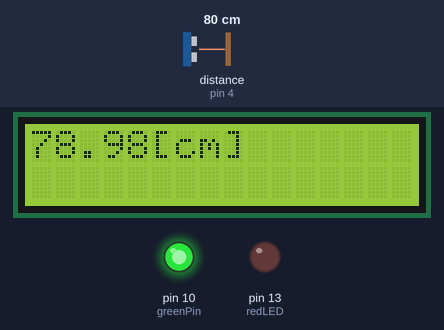
A sketch run on a simulated Arduino Uno, built with avr-gcc and run on an emulated ATmega328P. On the bench: 16×2 character LCD, output pins drawn as LEDs (lit = HIGH). Wiring (inferred from the names in the program): ultrasonic range finder: trigger pin 5; echo pin 4. Inputs (shaded band) come from the test bench; at power-on: distance to the obstacle (sensor on pin 4) 80 cm. The echo pulse lasts 58.3 µs per cm; pins used as bus, display or sensor lines are not drawn; what the sketch prints to the serial monitor is not drawn.

Above: at 1.2 s.
1.3 s: distance to the obstacle (sensor on pin 4) set to 17 cm
At 2.7 s:
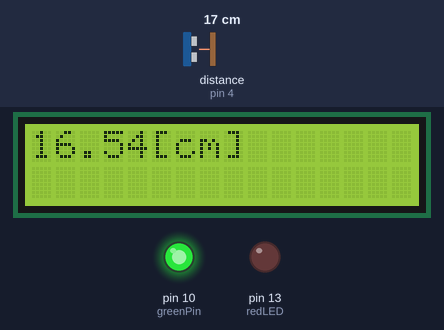
4.0 s: distance to the obstacle (sensor on pin 4) set to 13 cm
At 4.7 s:
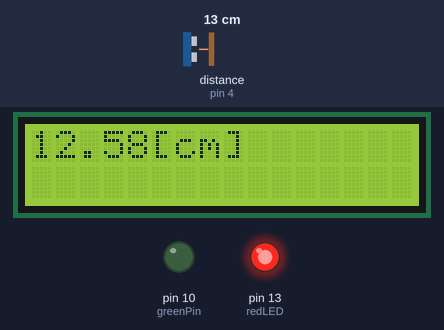
6.7 s: distance to the obstacle (sensor on pin 4) set to 120 cm
At 9.1 s:
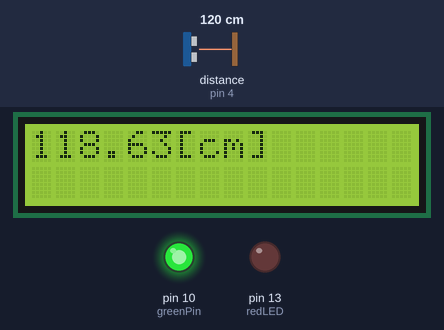
Timing chart, 0 to 10.6 s (numbered marks = the images above; inputs shaded):
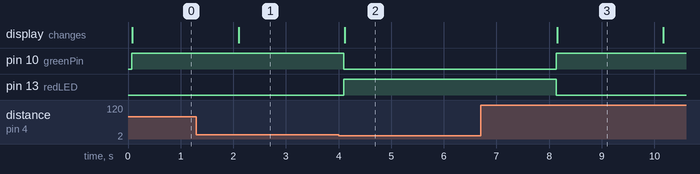

The sketch:

10_Ultrasonic_Distance.ino
```cpp
/*  ArduinoStory CodingArrayKit_Level_1
 *
 *  CAK Starter Code 10_Ultrasonic_Distance
 *
 *  This sketch uses ultrasonic sensors to measure the distance.
 *  The trigger pin is connected to Arduino's number 5. The trigger pin produces ultrasonic waves
 *   Echo pins are connected to Arduino's number 4. The echo pin detects reflected ultrasound
 *   The measured distance should be shown in both the serial and LCD windows.
 *   If the measured distance exceeds the set value, the green LED,
 *  If the measured distance exceeds the set value, turn on the red LED.
 */

#include <Wire.h>
#include <LiquidCrystal_I2C.h>

LiquidCrystal_I2C lcd(0x27,16,2);  // Set the LCD I2C address. Use 16 Space 2-line LCD

int redLED = 13;                 // Red LED No. 13
int greenPin=10;                 // Green LED No. 13

int threshold = 15;              // Set Distance Threshold Value

void setup() {


 pinMode(5,OUTPUT);     // Trigger pin connection No. 5
 pinMode(4,INPUT);      // Echopin to Pin 4


  //LED Output Settings
  pinMode(redLED,OUTPUT);      // Set pin 13 to output
  pinMode(greenPin, OUTPUT);   // Set pin 10 to output

  // Serial Communication Settings
  Serial.begin(9600);            // Starts serial communication at 9600 speeds

  // LCD Settings
  lcd.init();
  lcd.backlight();                // Turn on the backlight. (lcd.noBacklight() turns off the backlight.)
  lcd.clear();
}


void loop() {

//  Distance measurement with ultrasonic sensor

  float Duration, Distance;
  digitalWrite(5, HIGH);                                     // Fire an ultrasound.
  delayMicroseconds(10);                                     // for 10 microseconds
  digitalWrite(5, LOW);                                      // Turn off the ultrasound.
  Duration =pulseIn(4, HIGH);                                // Save the time the ehofin is held in HIGH
  Distance =((float)(340 *Duration) /10000) /2;              // convert the distance to cm


// Measured Distance Output

  Serial.print(Distance);                 // Print distance in serial window without changing lines
  Serial.println("cm");                   // unit output


  if (Distance < threshold){             // If the measurement distance is less than the threshold value, turn on the red LED.

     digitalWrite(redLED,HIGH);
     digitalWrite(greenPin,LOW);

     //Show Distance to LCD Window

    lcd.clear();
    lcd.setCursor(0,0);                 // first line first column
    lcd.print(Distance,2);              // Measured Distance Output
    lcd.print("[cm]");                  // unit output


  }
  else {                                //If the measured value is greater than the threshold value, turn on the green LED.

     digitalWrite(redLED,LOW);
     digitalWrite(greenPin,HIGH);

     //Show Distance to LCD Window

    lcd.clear();
    lcd.setCursor(0,0);                 // first line first column
    lcd.print(Distance,2);             // Measured Distance Output
    lcd.print("[cm]");                 //  unit output
  }


  delay(2000);                      // 2000 millisecond delay to reliably read values
}
```

Measured:
- the behaviour switches between 16 and 15 cm on distance to the obstacle (sensor on pin 4) (found by bisection; images 1 and 2)
- after the input at 1.3 s, the display: changes after 0.80 s (image 1)
- after the input at 4.0 s, pin 10 (greenPin): HIGH → LOW after 0.10 s; pin 13 (redLED): LOW → HIGH after 0.10 s; the display: changes after 0.11 s (image 2)
- after the input at 6.7 s, pin 10 (greenPin): LOW → HIGH after 1.4 s; pin 13 (redLED): HIGH → LOW after 1.4 s; the display: changes after 1.4 s (image 3)
